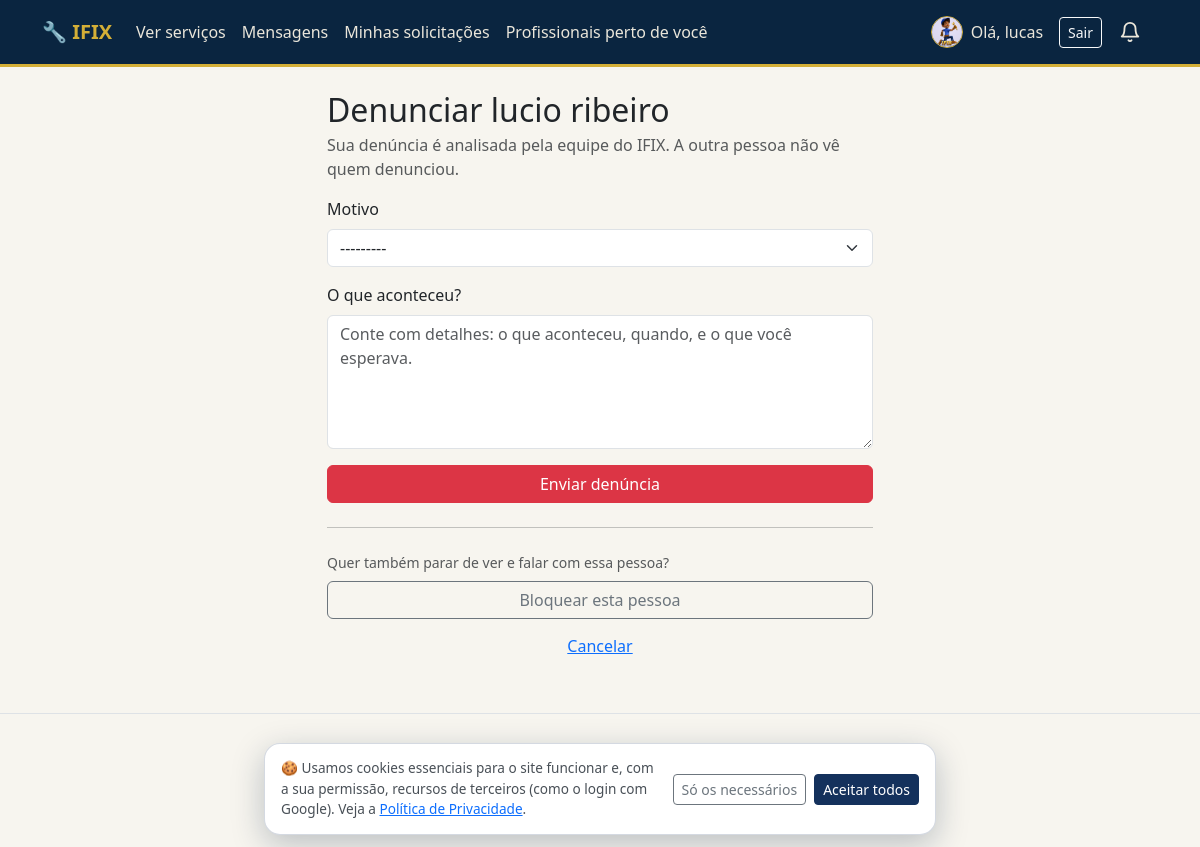
Before: /conta/denunciar/6/?solicitacao=81&next=/servicos/solicitacao/81/conversa/ (signed in) with the older database file.
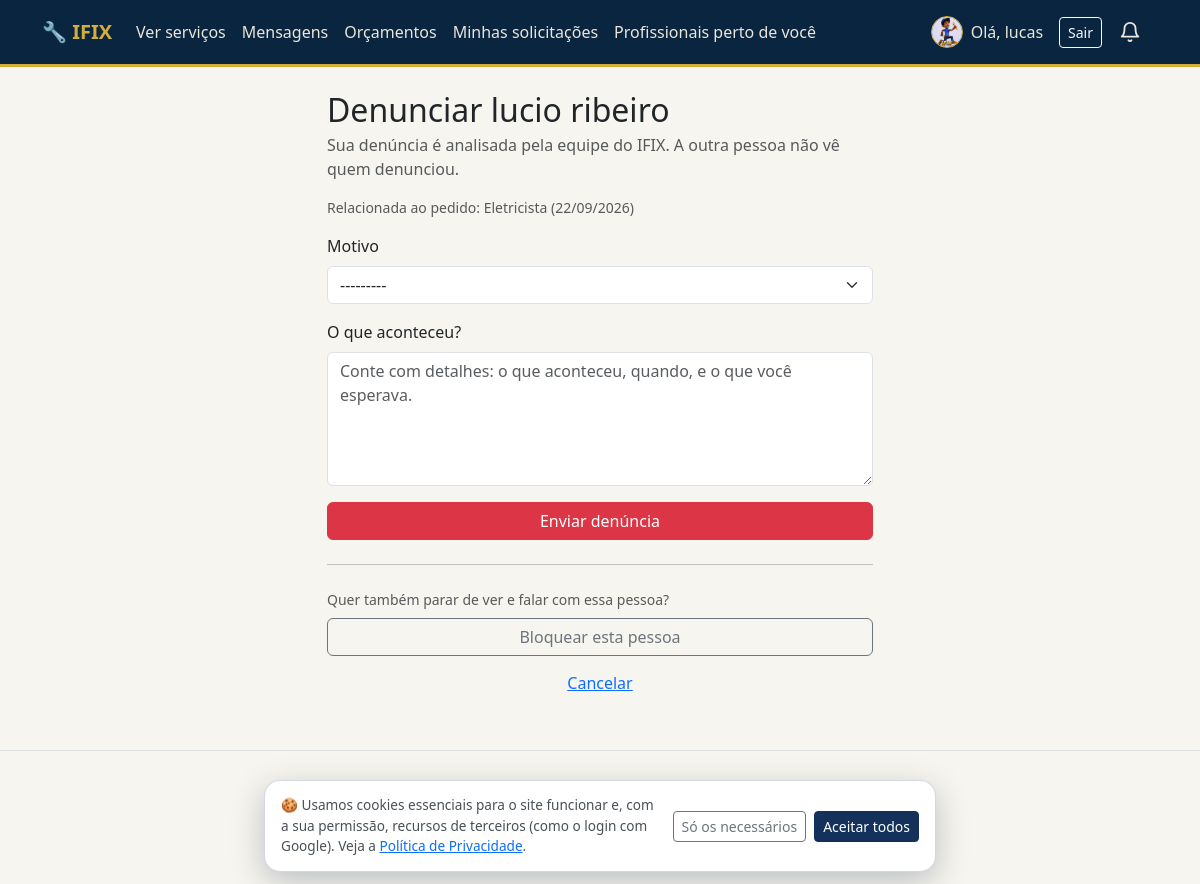
After: the same page with the newer database file.
### services/models.py (models this page shows, shortened)
class SolicitacaoServico(models.Model):
    STATUS_PENDENTE = 'pendente'
    STATUS_CONFIRMADO = 'confirmado'
    STATUS_CONCLUIDO = 'concluido'
    STATUS_CANCELADO = 'cancelado'
    STATUS_CHOICES = (
        (STATUS_PENDENTE, 'Pendente'),
        (STATUS_CONFIRMADO, 'Confirmado'),
        (STATUS_CONCLUIDO, 'Concluído'),
        (STATUS_CANCELADO, 'Cancelado'),
    )
    usuario = models.ForeignKey(
        settings.AUTH_USER_MODEL,
        on_delete=models.CASCADE,
        related_name='solicitacoes',
    )
    servico = models.ForeignKey(
        Servico,
        on_delete=models.CASCADE,
        related_name='solicitacoes',
    )
    mensagem = models.TextField(blank=True, verbose_name='Mensagem/observações')
    data_visita = models.DateField(
        null=True, blank=True,
        verbose_name='Dia da visita solicitado',
        help_text='Dia escolhido pelo cliente, no calendário, para a visita do profissional.',
    )
    status = models.CharField(max_length=15, choices=STATUS_CHOICES, default=STATUS_PENDENTE)
    visita_concluida_em = models.DateTimeField(
        null=True, blank=True,
        verbose_name='Visita concluída em',
        help_text='Preenchido quando o cliente confirma que o profissional foi até a casa dele, liberando a aba Orçamentos para essa solicitação.',
    )
    TURNO_MANHA = 'manha'
    TURNO_TARDE = 'tarde'
    TURNO_NOITE = 'noite'
    TURNO_QUALQUER = 'qualquer'
    TURNO_CHOICES = (
        (TURNO_MANHA, 'Manhã (8h às 12h)'),
        (TURNO_TARDE, 'Tarde (12h às 18h)'),
        (TURNO_NOITE, 'Noite (18h às 21h)'),
        (TURNO_QUALQUER, 'Qualquer horário'),
    )
    TURNOS_CURTOS = {
        TURNO_MANHA: 'Manhã',
        TURNO_TARDE: 'Tarde',
        TURNO_NOITE: 'Noite',
        TURNO_QUALQUER: 'Qualquer horário',
    }
    turno = models.CharField(
        max_length=10, choices=TURNO_CHOICES, default=TURNO_QUALQUER,
        verbose_name='Turno preferido',
    )
    urgente = models.BooleanField(
        default=False, verbose_name='Urgente (hoje)',
        help_text='O cliente precisa do atendimento hoje; o pedido aparece em destaque para o profissional.',
    )
    grupo = models.UUIDField(
        null=True, blank=True, db_index=True, editable=False,
        help_text='Pedidos criados juntos, para vários profissionais ao mesmo tempo, dividem o mesmo grupo (usado na comparação).',
    )
    latitude = models.FloatField(null=True, blank=True, verbose_name='Latitude do local da visita')
    longitude = models.FloatField(null=True, blank=True, verbose_name='Longitude do local da visita')
    endereco_visita = models.CharField(
        max_length=255, blank=True, verbose_name='Endereço / ponto de referência da visita',
    )
    a_caminho_em = models.DateTimeField(
        null=True, blank=True, verbose_name='Profissional avisou que está a caminho (1ª visita)',
    )
    reagendamentos = models.PositiveSmallIntegerField(
        default=0, verbose_name='Reagendamentos aceitos (1ª visita)',
    )
    cancelado_por = models.ForeignKey(
        settings.AUTH_USER_MODEL, null=True, blank=True, on_delete=models.SET_NULL,
        related_name='solicitacoes_canceladas', verbose_name='Cancelado por',
    )
    cancelado_em = models.DateTimeField(null=True, blank=True, verbose_name='Cancelado em')
    motivo_cancelamento = models.TextField(blank=True, verbose_name='Motivo do cancelamento')
    cancelamento_tardio = models.BooleanField(
        default=False, verbose_name='Cancelamento tardio',
        help_text='Cancelado com menos antecedência do que a regra permite (ver services/regras.py).',
    )
    respondida_em = models.DateTimeField(
        null=True, blank=True, verbose_name='Respondida pelo profissional em',
        help_text='Quando o profissional aceitou ou recusou o pedido (base do tempo de resposta do perfil).',
    )
    criado_em = models.DateTimeField(auto_now_add=True)
    class Meta:
        verbose_name = 'Solicitação de serviço'
        verbose_name_plural = 'Solicitações de serviço'
        ordering = ['-criado_em']

class Servico(models.Model):
    profissional = models.ForeignKey(
        settings.AUTH_USER_MODEL,
        on_delete=models.CASCADE,
        related_name='servicos',
        limit_choices_to={'profile__tipo': 'profissional'},
    )
    categoria = models.ForeignKey(
        CategoriaServico,
        on_delete=models.PROTECT,
        related_name='servicos',
    )
    nome = models.CharField(max_length=150, verbose_name='Nome do serviço')  # P4
    slug = models.SlugField(
        max_length=180, unique=True, blank=True,
        help_text='Gerado sozinho (ex.: eletricista-joao-silva-12) - usado na URL da página do serviço.',
    )
    subservico = models.CharField(
        max_length=150, blank=True, verbose_name='Subserviço',
    )  # P4.1 - opção específica dentro do serviço, conforme a categoria
    descricao = models.TextField(verbose_name='Observação')  # P5
    preco_min = models.DecimalField(
        max_digits=10, decimal_places=2,
        validators=[MinValueValidator(0)],
        verbose_name='Preço da visita a partir de (R$)',
    )  # P6
    preco_max = models.DecimalField(
        max_digits=10, decimal_places=2,
        validators=[MinValueValidator(0)],
        verbose_name='Preço da visita até (R$)',
    )  # P6
    duracao_minutos = models.PositiveIntegerField(verbose_name='Duração estimada (minutos)')  # P7
    criado_em = models.DateTimeField(auto_now_add=True)
    atualizado_em = models.DateTimeField(auto_now=True)
    class Meta:
        verbose_name = 'Serviço'
        verbose_name_plural = 'Serviços'
        ordering = ['-criado_em']

### accounts/views_seguranca.py (the view)
# urls.py: path('denunciar/<int:user_id>/', views_seguranca.denunciar, name='denunciar'),
@login_required
def denunciar(request, user_id):
    denunciado = get_object_or_404(User, pk=user_id, is_active=True)
    if denunciado == request.user:
        raise Http404
    from services.models import SolicitacaoServico
    solicitacao = None
    sol_id = request.POST.get('solicitacao') or request.GET.get('solicitacao')
    if sol_id and sol_id.isdigit():
        solicitacao = SolicitacaoServico.objects.filter(pk=sol_id).select_related('servico').first()
        participantes = (
            {solicitacao.usuario_id, solicitacao.servico.profissional_id} if solicitacao else set()
        )
        if not solicitacao or {request.user.pk, denunciado.pk} != participantes:
            solicitacao = None
    destino = _destino_seguro(request, '/')
    if request.method == 'POST':
        form = DenunciaForm(request.POST)
        if form.is_valid():
            ja_aberta = Denuncia.objects.filter(
                autor=request.user, denunciado=denunciado,
                status__in=[Denuncia.STATUS_ABERTA, Denuncia.STATUS_ANALISE],
            ).exists()
            if ja_aberta:
                messages.info(request, 'Você já tem uma denúncia em análise contra esta pessoa. Nossa equipe vai avaliar.')
            else:
                denuncia = form.save(commit=False)
                denuncia.autor = request.user
                denuncia.denunciado = denunciado
                denuncia.solicitacao = solicitacao
                denuncia.save()
                messages.success(
                    request,
                    'Denúncia enviada. Nossa equipe vai analisar. Se quiser, você também pode bloquear essa pessoa.',
                )
            return redirect(destino)
    else:
        form = DenunciaForm()
    return render(request, 'accounts/denunciar.html', {
        'form': form, 'denunciado': denunciado, 'solicitacao': solicitacao, 'next': destino,
        'ja_bloqueado': Bloqueio.objects.filter(bloqueador=request.user, bloqueado=denunciado).exists(),
    })

### accounts/forms.py (shortened to what this page needs)
class DenunciaForm(forms.ModelForm):
    class Meta:
        model = Denuncia
        fields = ['motivo', 'descricao']
        labels = {'motivo': 'Motivo', 'descricao': 'O que aconteceu?'}
        widgets = {
            'motivo': forms.Select(attrs={'class': 'form-select'}),
            'descricao': forms.Textarea(attrs={
                'class': 'form-control', 'rows': 5, 'maxlength': 2000,
                'placeholder': 'Conte com detalhes: o que aconteceu, quando, e o que você esperava.',
            }),
        }

### accounts/context_processors.py (called while the page is built)
def google_login(request):
    client_id = getattr(settings, 'GOOGLE_OAUTH_CLIENT_ID', '')
    return {
        'google_client_id': client_id,
        'google_login_habilitado': bool(client_id),
    }

### accounts/models.py (called while the page is built)
    @property
    def is_profissional(self):
        return self.tipo == self.TIPO_PROFISSIONAL

    @property
    def is_usuario(self):
        return self.tipo == self.TIPO_USUARIO

### accounts/views_seguranca.py (called while the page is built)
def _destino_seguro(request, padrao):
    proximo = request.POST.get('next') or request.GET.get('next') or ''
    if proximo and url_has_allowed_host_and_scheme(proximo, {request.get_host()}):
        return proximo
    return padrao

### accounts/templates/accounts/denunciar.html (shortened to what this page needs)
{% extends "base.html" %}
{% block content %}
<div class="row justify-content-center">
    <div class="col-md-7 col-lg-6">
        <h2 class="mb-1">Denunciar {{ denunciado.get_full_name|default:denunciado.username }}</h2>
        <p class="text-muted">Sua denúncia é analisada pela equipe do IFIX. A outra pessoa não vê quem denunciou.</p>
        <form method="post" novalidate>
            {% if solicitacao %}
                <p class="small text-muted">Relacionada ao pedido: {{ solicitacao.servico.nome }} ({{ solicitacao.criado_em|date:"d/m/Y" }})</p>
            {% endif %}
            <div class="mb-3">
                <label class="form-label" for="{{ form.motivo.id_for_label }}">{{ form.motivo.label }}</label>
                {{ form.motivo }}
            </div>
            <div class="mb-3">
                <label class="form-label" for="{{ form.descricao.id_for_label }}">{{ form.descricao.label }}</label>
                {{ form.descricao }}
            </div>
            <button type="submit" class="btn btn-danger w-100">Enviar denúncia</button>
        </form>
        <hr class="my-4">
        <p class="small text-muted mb-2">Quer também parar de ver e falar com essa pessoa?</p>
        {% if ja_bloqueado %}
            <p class="mb-0">Você já bloqueou esta pessoa.</p>
        {% else %}
            <form method="post" action="{% url 'accounts:bloquear' denunciado.pk %}">
                <button type="submit" class="btn btn-outline-secondary w-100">Bloquear esta pessoa</button>
            </form>
        {% endif %}
        <a href="{{ next }}" class="btn btn-link w-100 mt-2">Cancelar</a>
    </div>
</div>
{% endblock %}

### templates/base.html (shortened to what the changed rows need)
{% load static %}
<!DOCTYPE html>
<html lang="pt-br">
<head>
    <link href="https://cdn.jsdelivr.net/npm/bootstrap@5.3.3/dist/css/bootstrap.min.css" rel="stylesheet">
    <link href="{% static 'css/style.css' %}?v=84" rel="stylesheet">
</head>
<body class="{% if request.resolver_match %}has-bottom-nav{% endif %}">
<nav class="navbar navbar-expand-lg navbar-dark bg-dark mb-4">
    <div class="container">
        <div class="collapse navbar-collapse" id="nav">
            <ul class="navbar-nav me-auto">
                {% if user.is_authenticated %}
                    {% if tem_orcamentos_visiveis %}
                        <li class="nav-item">
                            <a class="nav-link " href="{% url 'services:orcamentos_lista' %}">
                                Orçamentos <span class="badge text-bg-danger" data-live="orcamentos" {% if not total_orcamentos_novos %}hidden{% endif %}>{{ total_orcamentos_novos }}</span>
                            </a>
                        </li>
                    {% endif %}
                {% endif %}
            </ul>
        </div>
    </div>
</nav>
<div class="container mb-5">
    {% block content %}{% endblock %}
</div>
</body>
</html>

Changed rows visible on the page:
added SolicitacaoServico: servico.nome "Eletricista", criado_em "22/09/2026"
Other visible differences:
text now shown: "Orçamentos Relacionada ao pedido: ( )"
